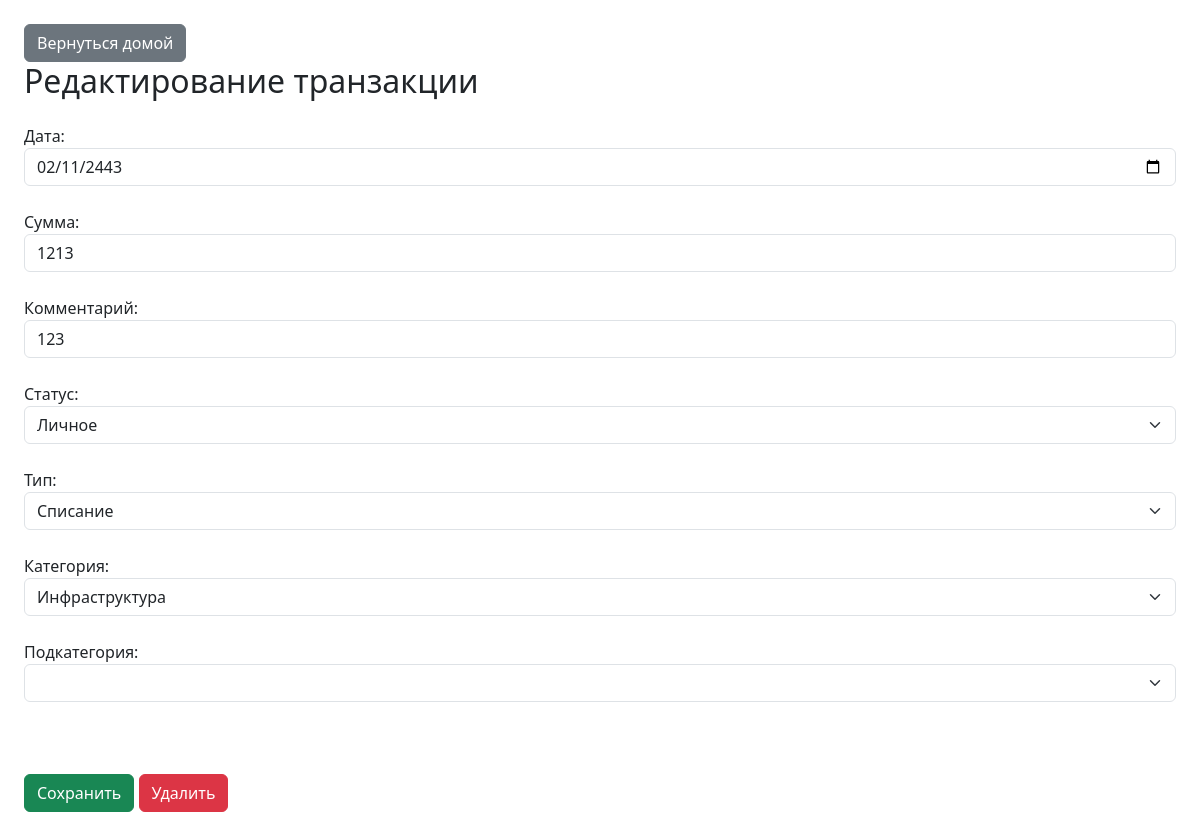
Before: /transaction/edit/4/ with the older database file.
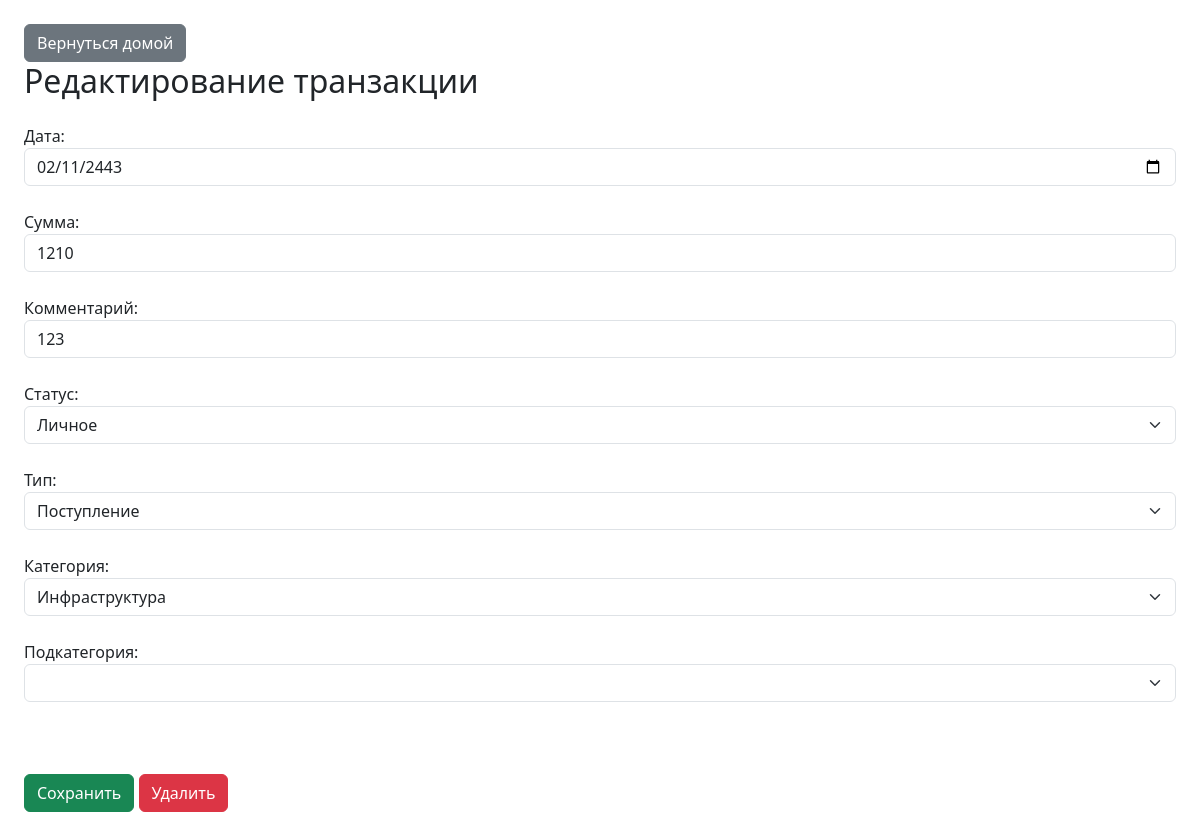
After: the same page with the newer database file.
### apps/transaction/models.py (models this page shows)
class Transaction(models.Model):
    created_at = models.DateField(default=date.today, verbose_name="Дата")
    status = models.ForeignKey(TransactionStatus, on_delete=models.PROTECT, verbose_name="Статус")
    t_type = models.ForeignKey(TransactionType, on_delete=models.PROTECT, verbose_name="Тип")
    category = models.ForeignKey(TransactionCategory, on_delete=models.PROTECT, blank=False, verbose_name="Категория")
    sub_category = models.ForeignKey(TransactionSubCategory, on_delete=models.PROTECT, blank=False, verbose_name="Подкатегория")
    money = models.IntegerField(default=0, blank=False, verbose_name="Сумма")
    comment = models.TextField(default=None, verbose_name="Комментарий",blank=True)
    class Meta:
        verbose_name = "Транзакция"
        verbose_name_plural = "Транзакции"

### apps/directory/models.py (models this page shows, shortened)
class TransactionStatus(models.Model):
    name = models.CharField(max_length=50, unique=True, verbose_name="Название")
    class Meta:
        verbose_name = "Статус"
        verbose_name_plural = "Статусы"

class TransactionType(models.Model):
    name = models.CharField(max_length=50, unique=True, verbose_name="Название")
    class Meta:
        verbose_name = "Тип"
        verbose_name_plural = "Типы"

class TransactionCategory(models.Model):
    name = models.CharField(max_length=50, verbose_name="Название")
    class Meta:
        verbose_name = "Категория"
        verbose_name_plural = "Категории"

### apps/transaction/views.py (the view)
# urls.py: path("edit/<int:id>/", transaction_form),
def transaction_form(request, id=None):
    transaction = None
    transaction_id = None
    if id:
        transaction = get_object_or_404(Transaction, id=id)
        transaction_id = transaction.id
    context = {
        "transaction": transaction,
        "statuses": TransactionStatus.objects.all(),
        "types": TransactionType.objects.all(),
        "categories": TransactionCategory.objects.all(),
        "sub_categories": TransactionSubCategory.objects.all(),
        "id":transaction_id,
    }
    return render(request, "transaction_form.html", context)

### templates/transaction_form.html (shortened to what this page needs)
<!DOCTYPE html>
<html>
<head>
    <link href="https://cdn.jsdelivr.net/npm/bootstrap@5.3.2/dist/css/bootstrap.min.css" rel="stylesheet">
</head>
<body class="p-4">
<a href="/" class="btn btn-secondary">
    Вернуться домой
</a>
<h2 id="form_title">
    {% if transaction %}Редактирование транзакции{% else %}Создание транзакции{% endif %}
</h2>
<form id="transactionForm" class="mt-4">
    <label>Дата:</label>
    <input class="form-control" type="date" id="created_at"
        value="{% if transaction %}{{ transaction.created_at|date:'Y-m-d' }}{% endif %}"><br>
    <label>Сумма:</label>
    <input class="form-control" type="number" id="money"
        value="{% if transaction %}{{ transaction.money }}{% endif %}"><br>
    <label>Комментарий:</label>
    <input class="form-control" type="text" id="comment"
        value="{% if transaction %}{{ transaction.comment }}{% endif %}"><br>
    <label>Статус:</label>
    <select class="form-select" id="status">
        {% for s in statuses %}
        <option value="{{ s.id }}" {% if transaction.status_id == s.id %}selected{% endif %}>
            {{ s.name }}
        </option>
        {% endfor %}
    </select>
    <br>
    <label>Тип:</label>
    <select class="form-select" id="t_type" onchange="loadCategoriesByType()">
        {% for t in types %}
        <option value="{{ t.id }}" {% if transaction.t_type_id == t.id %}selected{% endif %}>
            {{ t.name }}
        </option>
        {% endfor %}
    </select>
    <br>
    <label>Категория:</label>
    <select class="form-select" id="category" onchange="loadSubCategories()">
        {% for c in categories %}
        <option value="{{ c.id }}" {% if transaction.category_id == c.id %}selected{% endif %}>
            {{ c.name }}
        </option>
        {% endfor %}
    </select>
    <br>
    <label>Подкатегория:</label>
    <select class="form-select" id="sub_category"></select>
    <br>
    <br><br>
    <button class="btn btn-success" type="button" onclick="submitForm()">Сохранить</button>
    {% if transaction %}
    <button class="btn btn-danger" onclick="deleteTransaction('{{ transaction.id }}')">Удалить</button>
    {% endif %}
</form>
</body>
</html>

Changed rows visible on the page:
changed Transaction "Личное": money "1213" → "1210"; t_type.name "Списание" → "Поступление"
